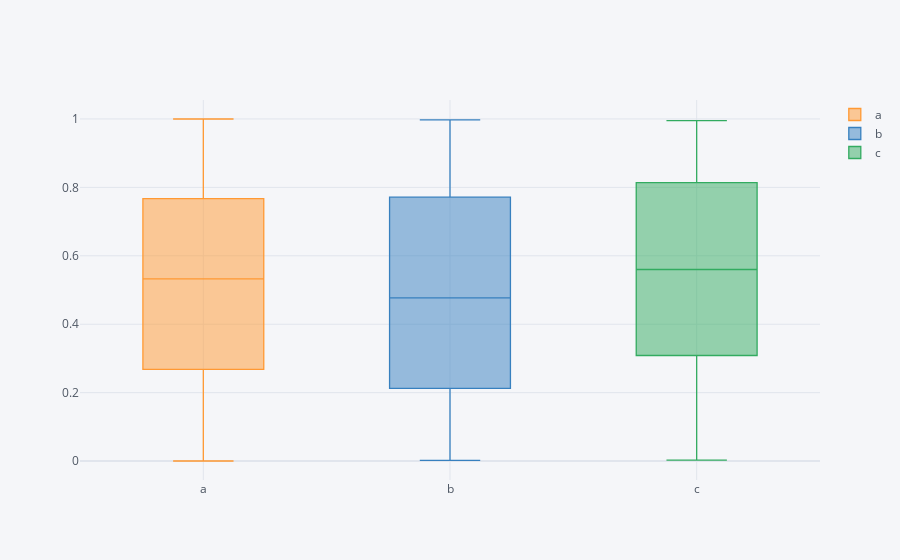

The notebook cell this image was saved under:
### Code cell
df.iplot('box')

### Figure 1 — Plotly figure (JSON) as saved in the notebook; plotly's stock layout.template omitted (floating-point values rounded to 4 significant figures; data arrays with more than 128 entries replaced by an {"elided": "..."} marker saying what was removed)
{"data": [{"boxpoints": false, "line": {"width": 1.3}, "marker": {"color": "rgba(255, 153, 51, 1.0)"}, "name": "a", "orientation": "v", "type": "box", "y": {"elided": "300 float values"}}, {"boxpoints": false, "line": {"width": 1.3}, "marker": {"color": "rgba(55, 128, 191, 1.0)"}, "name": "b", "orientation": "v", "type": "box", "y": {"elided": "300 float values"}}, {"boxpoints": false, "line": {"width": 1.3}, "marker": {"color": "rgba(50, 171, 96, 1.0)"}, "name": "c", "orientation": "v", "type": "box", "y": {"elided": "300 float values"}}], "layout": {"autosize": true, "legend": {"bgcolor": "#F5F6F9", "font": {"color": "#4D5663"}}, "paper_bgcolor": "#F5F6F9", "plot_bgcolor": "#F5F6F9", "title": {"font": {"color": "#4D5663"}}, "xaxis": {"autorange": true, "gridcolor": "#E1E5ED", "range": [-0.5, 2.5], "showgrid": true, "tickfont": {"color": "#4D5663"}, "title": {"font": {"color": "#4D5663"}, "text": ""}, "type": "category", "zerolinecolor": "#E1E5ED"}, "yaxis": {"autorange": true, "gridcolor": "#E1E5ED", "range": [-0.05532, 1.055], "showgrid": true, "tickfont": {"color": "#4D5663"}, "title": {"font": {"color": "#4D5663"}, "text": ""}, "type": "linear", "zerolinecolor": "#E1E5ED"}}}
